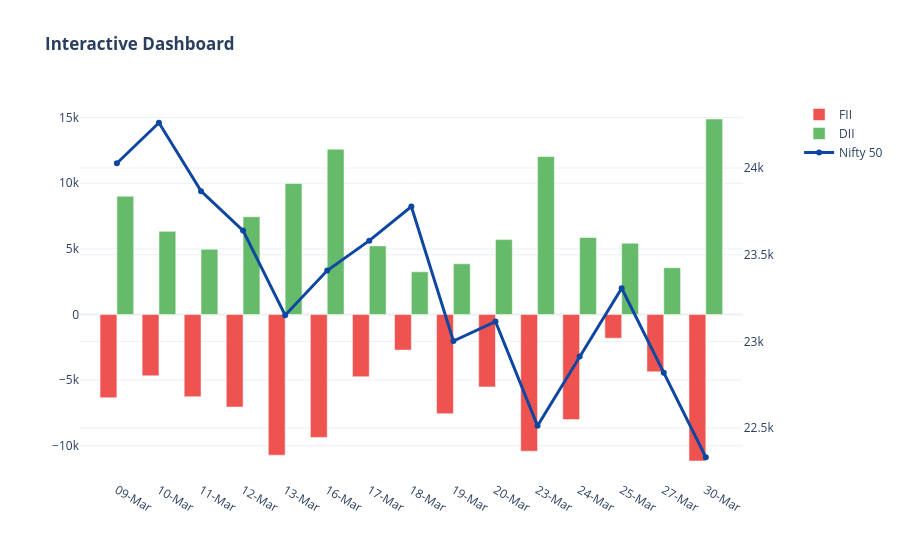

Notebook source saved alongside this figure:
### Code cell
import plotly.graph_objects as go
from plotly.subplots import make_subplots

plot_df = impact_df.tail(15)
dates = plot_df['Date'].dt.strftime('%d-%b')

fig = make_subplots(specs=[[{"secondary_y": True}]])

fig.add_trace(go.Bar(x=dates, y=plot_df['FII_Net'], name="FII", marker_color='#ef5350'), secondary_y=False)
fig.add_trace(go.Bar(x=dates, y=plot_df['DII_Net'], name="DII", marker_color='#66bb6a'), secondary_y=False)
fig.add_trace(go.Scatter(x=dates, y=plot_df['Price'], name="Nifty 50", mode='lines+markers', line=dict(color='#0d47a1', width=3)), secondary_y=True)

fig.update_layout(title_text="<b>Interactive Dashboard</b>", barmode='group', hovermode="x unified", template="plotly_white")
fig.show()

### Figure 1 — Plotly figure (JSON) as saved in the notebook; plotly's stock layout.template omitted (floating-point values rounded to 4 significant figures)
{"data": [{"marker": {"color": "#ef5350"}, "name": "FII", "type": "bar", "x": ["09-Mar", "10-Mar", "11-Mar", "12-Mar", "13-Mar", "16-Mar", "17-Mar", "18-Mar", "19-Mar", "20-Mar", "23-Mar", "24-Mar", "25-Mar", "27-Mar", "30-Mar"], "xaxis": "x", "y": [-6346.0, -4673.0, -6267.0, -7050.0, -10720.0, -9366.0, -4741.0, -2714.0, -7558.0, -5518.0, -10410.0, -8010.0, -1805.0, -4367.0, -11160.0], "yaxis": "y"}, {"marker": {"color": "#66bb6a"}, "name": "DII", "type": "bar", "x": ["09-Mar", "10-Mar", "11-Mar", "12-Mar", "13-Mar", "16-Mar", "17-Mar", "18-Mar", "19-Mar", "20-Mar", "23-Mar", "24-Mar", "25-Mar", "27-Mar", "30-Mar"], "xaxis": "x", "y": [9014.0, 6333.0, 4966.0, 7450.0, 9977.0, 12590.0, 5225.0, 3253.0, 3864.0, 5706.0, 12030.0, 5867.0, 5430.0, 3566.0, 14890.0], "yaxis": "y"}, {"line": {"color": "#0d47a1", "width": 3}, "mode": "lines+markers", "name": "Nifty 50", "type": "scatter", "x": ["09-Mar", "10-Mar", "11-Mar", "12-Mar", "13-Mar", "16-Mar", "17-Mar", "18-Mar", "19-Mar", "20-Mar", "23-Mar", "24-Mar", "25-Mar", "27-Mar", "30-Mar"], "xaxis": "x", "y": [24030.0, 24260.0, 23870.0, 23640.0, 23150.0, 23410.0, 23580.0, 23780.0, 23000.0, 23110.0, 22510.0, 22910.0, 23310.0, 22820.0, 22330.0], "yaxis": "y2"}], "layout": {"barmode": "group", "hovermode": "x unified", "title": {"text": "<b>Interactive Dashboard</b>"}, "xaxis": {"anchor": "y", "domain": [0, 0.94]}, "yaxis": {"anchor": "x", "domain": [0, 1]}, "yaxis2": {"anchor": "x", "overlaying": "y", "side": "right"}}}
